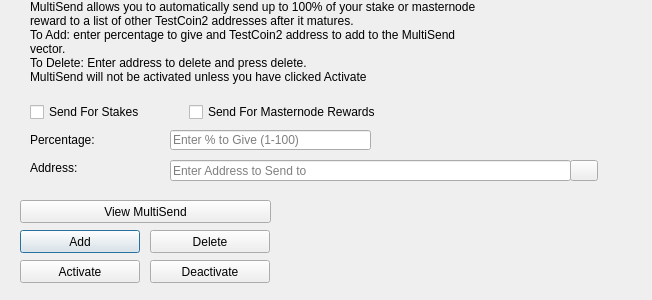
<?xml version="1.0" encoding="UTF-8"?>
<ui version="4.0">
 <class>MultiSendDialog</class>
 <widget class="QDialog" name="MultiSendDialog">
  <property name="windowModality">
   <enum>Qt::NonModal</enum>
  </property>
  <property name="geometry">
   <rect>
    <x>0</x>
    <y>0</y>
    <width>652</width>
    <height>300</height>
   </rect>
  </property>
  <property name="windowTitle">
   <string>MultiSend</string>
  </property>
  <widget class="QLineEdit" name="multiSendPercentEdit">
   <property name="geometry">
    <rect>
     <x>170</x>
     <y>130</y>
     <width>201</width>
     <height>20</height>
    </rect>
   </property>
   <property name="toolTip">
    <string>Enter whole numbers 1 - 100</string>
   </property>
   <property name="placeholderText">
    <string>Enter % to Give (1-100)</string>
   </property>
  </widget>
  <widget class="QLineEdit" name="multiSendAddressEdit">
   <property name="geometry">
    <rect>
     <x>170</x>
     <y>160</y>
     <width>401</width>
     <height>21</height>
    </rect>
   </property>
   <property name="toolTip">
    <string/>
   </property>
   <property name="placeholderText">
    <string>Enter Address to Send to</string>
   </property>
  </widget>
  <widget class="QLabel" name="label_2">
   <property name="geometry">
    <rect>
     <x>30</x>
     <y>0</y>
     <width>451</width>
     <height>121</height>
    </rect>
   </property>
   <property name="lineWidth">
    <number>1</number>
   </property>
   <property name="text">
    <string>MultiSend allows you to automatically send up to 100% of your stake or masternode reward to a list of other TestCoin2 addresses after it matures.
To Add: enter percentage to give and TestCoin2 address to add to the MultiSend vector.
To Delete: Enter address to delete and press delete.
MultiSend will not be activated unless you have clicked Activate</string>
   </property>
   <property name="alignment">
    <set>Qt::AlignLeading|Qt::AlignLeft|Qt::AlignTop</set>
   </property>
   <property name="wordWrap">
    <bool>true</bool>
   </property>
  </widget>
  <widget class="QLabel" name="message">
   <property name="geometry">
    <rect>
     <x>290</x>
     <y>200</y>
     <width>351</width>
     <height>91</height>
    </rect>
   </property>
   <property name="text">
    <string/>
   </property>
  </widget>
  <widget class="QPushButton" name="addButton">
   <property name="geometry">
    <rect>
     <x>20</x>
     <y>230</y>
     <width>120</width>
     <height>23</height>
    </rect>
   </property>
   <property name="toolTip">
    <string/>
   </property>
   <property name="statusTip">
    <string>Add to MultiSend Vector</string>
   </property>
   <property name="text">
    <string>Add</string>
   </property>
  </widget>
  <widget class="QPushButton" name="disableButton">
   <property name="geometry">
    <rect>
     <x>150</x>
     <y>260</y>
     <width>120</width>
     <height>23</height>
    </rect>
   </property>
   <property name="statusTip">
    <string>Deactivate MultiSend</string>
   </property>
   <property name="text">
    <string>Deactivate</string>
   </property>
  </widget>
  <widget class="QPushButton" name="addressBookButton">
   <property name="geometry">
    <rect>
     <x>570</x>
     <y>160</y>
     <width>28</width>
     <height>21</height>
    </rect>
   </property>
   <property name="toolTip">
    <string>Choose an address from the address book</string>
   </property>
   <property name="text">
    <string/>
   </property>
   <property name="icon">
    <iconset resource="../testcoin2.qrc">
     <normaloff>:/icons/address-book</normaloff>:/icons/address-book</iconset>
   </property>
   <property name="shortcut">
    <string>Alt+A</string>
   </property>
   <property name="autoDefault">
    <bool>false</bool>
   </property>
  </widget>
  <widget class="QLabel" name="label">
   <property name="geometry">
    <rect>
     <x>30</x>
     <y>130</y>
     <width>121</width>
     <height>20</height>
    </rect>
   </property>
   <property name="toolTip">
    <string>Percentage of stake to send</string>
   </property>
   <property name="text">
    <string>Percentage:</string>
   </property>
  </widget>
  <widget class="QLabel" name="label_5">
   <property name="geometry">
    <rect>
     <x>30</x>
     <y>160</y>
     <width>111</width>
     <height>16</height>
    </rect>
   </property>
   <property name="toolTip">
    <string>Address to send portion of stake to</string>
   </property>
   <property name="text">
    <string>Address:</string>
   </property>
  </widget>
  <widget class="QPushButton" name="deleteButton">
   <property name="geometry">
    <rect>
     <x>150</x>
     <y>230</y>
     <width>120</width>
     <height>23</height>
    </rect>
   </property>
   <property name="toolTip">
    <string/>
   </property>
   <property name="statusTip">
    <string>Delete Address From MultiSend Vector</string>
   </property>
   <property name="text">
    <string>Delete</string>
   </property>
  </widget>
  <widget class="QPushButton" name="activateButton">
   <property name="geometry">
    <rect>
     <x>20</x>
     <y>260</y>
     <width>120</width>
     <height>23</height>
    </rect>
   </property>
   <property name="statusTip">
    <string>Activate MultiSend</string>
   </property>
   <property name="text">
    <string>Activate</string>
   </property>
  </widget>
  <widget class="QPushButton" name="viewButton">
   <property name="geometry">
    <rect>
     <x>20</x>
     <y>200</y>
     <width>251</width>
     <height>23</height>
    </rect>
   </property>
   <property name="toolTip">
    <string/>
   </property>
   <property name="statusTip">
    <string>View MultiSend Vector</string>
   </property>
   <property name="text">
    <string>View MultiSend</string>
   </property>
  </widget>
  <widget class="QWidget" name="horizontalLayoutWidget">
   <property name="geometry">
    <rect>
     <x>30</x>
     <y>100</y>
     <width>351</width>
     <height>24</height>
    </rect>
   </property>
   <layout class="QHBoxLayout" name="horizontalLayout">
    <item>
     <widget class="QCheckBox" name="multiSendStakeCheckBox">
      <property name="text">
       <string>Send For Stakes</string>
      </property>
     </widget>
    </item>
    <item>
     <widget class="QCheckBox" name="multiSendMasternodeCheckBox">
      <property name="text">
       <string>Send For Masternode Rewards</string>
      </property>
     </widget>
    </item>
   </layout>
  </widget>
 </widget>
 <resources>
  <include location="../testcoin2.qrc"/>
 </resources>
 <connections/>
</ui>
